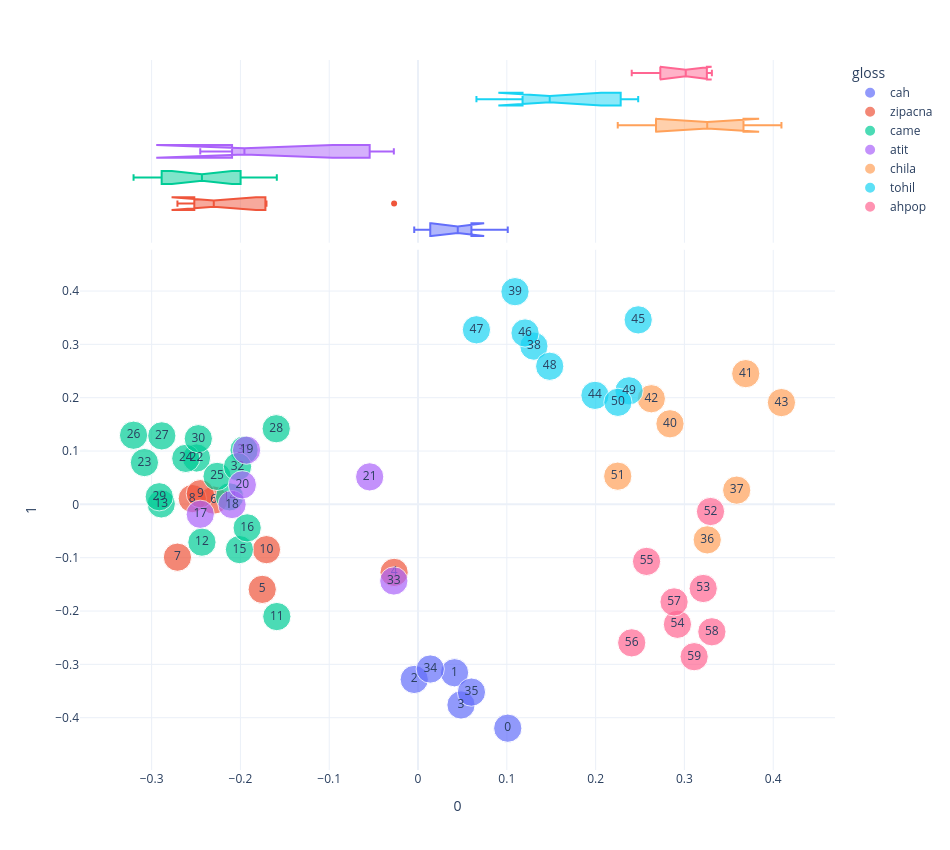

Here is the notebook cell this chart was saved with:
### Code cell
plot_pca(0, 1)

### Figure 1 — Plotly figure (JSON) as saved in the notebook; plotly's stock layout.template omitted (floating-point values rounded to 4 significant figures)
{"data": [{"hovertemplate": "gloss=cah<br>0=%{x}<br>1=%{y}<br>size=%{marker.size}<br>chunk_num=%{text}<extra></extra>", "legendgroup": "cah", "marker": {"color": "#636efa", "size": [1, 1, 1, 1, 1, 1], "sizemode": "area", "sizeref": 0.0025, "symbol": "circle"}, "mode": "markers+text", "name": "cah", "orientation": "v", "showlegend": true, "text": [0.0, 1.0, 2.0, 3.0, 34.0, 35.0], "type": "scatter", "x": [0.1011, 0.04112, -0.004271, 0.0484, 0.01378, 0.06015], "xaxis": "x", "y": [-0.4196, -0.3157, -0.3283, -0.3761, -0.3087, -0.352], "yaxis": "y"}, {"alignmentgroup": "True", "hovertemplate": "gloss=cah<br>0=%{x}<extra></extra>", "legendgroup": "cah", "marker": {"color": "#636efa", "symbol": "circle"}, "name": "cah", "notched": true, "offsetgroup": "cah", "showlegend": false, "type": "box", "x": [0.1011, 0.04112, -0.004271, 0.0484, 0.01378, 0.06015], "xaxis": "x2", "yaxis": "y2"}, {"hovertemplate": "gloss=zipacna<br>0=%{x}<br>1=%{y}<br>size=%{marker.size}<br>chunk_num=%{text}<extra></extra>", "legendgroup": "zipacna", "marker": {"color": "#EF553B", "size": [1, 1, 1, 1, 1, 1, 1], "sizemode": "area", "sizeref": 0.0025, "symbol": "circle"}, "mode": "markers+text", "name": "zipacna", "orientation": "v", "showlegend": true, "text": [4.0, 5.0, 6.0, 7.0, 8.0, 9.0, 10.0], "type": "scatter", "x": [-0.02693, -0.1754, -0.23, -0.2709, -0.2542, -0.2451, -0.1707], "xaxis": "x", "y": [-0.1275, -0.1594, 0.00801, -0.099, 0.01083, 0.02003, -0.0849], "yaxis": "y"}, {"alignmentgroup": "True", "hovertemplate": "gloss=zipacna<br>0=%{x}<extra></extra>", "legendgroup": "zipacna", "marker": {"color": "#EF553B", "symbol": "circle"}, "name": "zipacna", "notched": true, "offsetgroup": "zipacna", "showlegend": false, "type": "box", "x": [-0.02693, -0.1754, -0.23, -0.2709, -0.2542, -0.2451, -0.1707], "xaxis": "x2", "yaxis": "y2"}, {"hovertemplate": "gloss=came<br>0=%{x}<br>1=%{y}<br>size=%{marker.size}<br>chunk_num=%{text}<extra></extra>", "legendgroup": "came", "marker": {"color": "#00cc96", "size": [1, 1, 1, 1, 1, 1, 1, 1, 1, 1, 1, 1, 1, 1, 1, 1, 1], "sizemode": "area", "sizeref": 0.0025, "symbol": "circle"}, "mode": "markers+text", "name": "came", "orientation": "v", "showlegend": true, "text": [11.0, 12.0, 13.0, 14.0, 15.0, 16.0, 22.0, 23.0, 24.0, 25.0, 26.0, 27.0, 28.0, 29.0, 30.0, 31.0, 32.0], "type": "scatter", "x": [-0.159, -0.2433, -0.2891, -0.2122, -0.2011, -0.1924, -0.2495, -0.3081, -0.2615, -0.2263, -0.3203, -0.2885, -0.1597, -0.2914, -0.2474, -0.1959, -0.2033], "xaxis": "x", "y": [-0.2104, -0.07083, 0.0008944, 0.01407, -0.0848, -0.0441, 0.08699, 0.07846, 0.08624, 0.05244, 0.1296, 0.1284, 0.1418, 0.01426, 0.1231, 0.1019, 0.07075], "yaxis": "y"}, {"alignmentgroup": "True", "hovertemplate": "gloss=came<br>0=%{x}<extra></extra>", "legendgroup": "came", "marker": {"color": "#00cc96", "symbol": "circle"}, "name": "came", "notched": true, "offsetgroup": "came", "showlegend": false, "type": "box", "x": [-0.159, -0.2433, -0.2891, -0.2122, -0.2011, -0.1924, -0.2495, -0.3081, -0.2615, -0.2263, -0.3203, -0.2885, -0.1597, -0.2914, -0.2474, -0.1959, -0.2033], "xaxis": "x2", "yaxis": "y2"}, {"hovertemplate": "gloss=atit<br>0=%{x}<br>1=%{y}<br>size=%{marker.size}<br>chunk_num=%{text}<extra></extra>", "legendgroup": "atit", "marker": {"color": "#ab63fa", "size": [1, 1, 1, 1, 1, 1], "sizemode": "area", "sizeref": 0.0025, "symbol": "circle"}, "mode": "markers+text", "name": "atit", "orientation": "v", "showlegend": true, "text": [17.0, 18.0, 19.0, 20.0, 21.0, 33.0], "type": "scatter", "x": [-0.2452, -0.2094, -0.1931, -0.1978, -0.05444, -0.02722], "xaxis": "x", "y": [-0.01855, -0.0002914, 0.1017, 0.03658, 0.05157, -0.1436], "yaxis": "y"}, {"alignmentgroup": "True", "hovertemplate": "gloss=atit<br>0=%{x}<extra></extra>", "legendgroup": "atit", "marker": {"color": "#ab63fa", "symbol": "circle"}, "name": "atit", "notched": true, "offsetgroup": "atit", "showlegend": false, "type": "box", "x": [-0.2452, -0.2094, -0.1931, -0.1978, -0.05444, -0.02722], "xaxis": "x2", "yaxis": "y2"}, {"hovertemplate": "gloss=chila<br>0=%{x}<br>1=%{y}<br>size=%{marker.size}<br>chunk_num=%{text}<extra></extra>", "legendgroup": "chila", "marker": {"color": "#FFA15A", "size": [1, 1, 1, 1, 1, 1, 1], "sizemode": "area", "sizeref": 0.0025, "symbol": "circle"}, "mode": "markers+text", "name": "chila", "orientation": "v", "showlegend": true, "text": [36.0, 37.0, 40.0, 41.0, 42.0, 43.0, 51.0], "type": "scatter", "x": [0.3257, 0.3589, 0.2837, 0.3691, 0.2627, 0.4092, 0.2249], "xaxis": "x", "y": [-0.06657, 0.02668, 0.1511, 0.2451, 0.1981, 0.1909, 0.05285], "yaxis": "y"}, {"alignmentgroup": "True", "hovertemplate": "gloss=chila<br>0=%{x}<extra></extra>", "legendgroup": "chila", "marker": {"color": "#FFA15A", "symbol": "circle"}, "name": "chila", "notched": true, "offsetgroup": "chila", "showlegend": false, "type": "box", "x": [0.3257, 0.3589, 0.2837, 0.3691, 0.2627, 0.4092, 0.2249], "xaxis": "x2", "yaxis": "y2"}, {"hovertemplate": "gloss=tohil<br>0=%{x}<br>1=%{y}<br>size=%{marker.size}<br>chunk_num=%{text}<extra></extra>", "legendgroup": "tohil", "marker": {"color": "#19d3f3", "size": [1, 1, 1, 1, 1, 1, 1, 1, 1], "sizemode": "area", "sizeref": 0.0025, "symbol": "circle"}, "mode": "markers+text", "name": "tohil", "orientation": "v", "showlegend": true, "text": [38.0, 39.0, 44.0, 45.0, 46.0, 47.0, 48.0, 49.0, 50.0], "type": "scatter", "x": [0.1305, 0.1092, 0.1993, 0.2479, 0.1205, 0.06578, 0.1483, 0.2376, 0.2251], "xaxis": "x", "y": [0.2967, 0.3988, 0.2044, 0.3459, 0.3213, 0.3273, 0.259, 0.2129, 0.1913], "yaxis": "y"}, {"alignmentgroup": "True", "hovertemplate": "gloss=tohil<br>0=%{x}<extra></extra>", "legendgroup": "tohil", "marker": {"color": "#19d3f3", "symbol": "circle"}, "name": "tohil", "notched": true, "offsetgroup": "tohil", "showlegend": false, "type": "box", "x": [0.1305, 0.1092, 0.1993, 0.2479, 0.1205, 0.06578, 0.1483, 0.2376, 0.2251], "xaxis": "x2", "yaxis": "y2"}, {"hovertemplate": "gloss=ahpop<br>0=%{x}<br>1=%{y}<br>size=%{marker.size}<br>chunk_num=%{text}<extra></extra>", "legendgroup": "ahpop", "marker": {"color": "#FF6692", "size": [1, 1, 1, 1, 1, 1, 1, 1], "sizemode": "area", "sizeref": 0.0025, "symbol": "circle"}, "mode": "markers+text", "name": "ahpop", "orientation": "v", "showlegend": true, "text": [52.0, 53.0, 54.0, 55.0, 56.0, 57.0, 58.0, 59.0], "type": "scatter", "x": [0.3294, 0.3211, 0.2921, 0.2573, 0.2407, 0.2883, 0.3309, 0.3109], "xaxis": "x", "y": [-0.01338, -0.1577, -0.2249, -0.1069, -0.2596, -0.1829, -0.2389, -0.2856], "yaxis": "y"}, {"alignmentgroup": "True", "hovertemplate": "gloss=ahpop<br>0=%{x}<extra></extra>", "legendgroup": "ahpop", "marker": {"color": "#FF6692", "symbol": "circle"}, "name": "ahpop", "notched": true, "offsetgroup": "ahpop", "showlegend": false, "type": "box", "x": [0.3294, 0.3211, 0.2921, 0.2573, 0.2407, 0.2883, 0.3309, 0.3109], "xaxis": "x2", "yaxis": "y2"}], "layout": {"height": 850, "legend": {"itemsizing": "constant", "title": {"text": "gloss"}, "tracegroupgap": 0}, "margin": {"t": 60}, "width": 950, "xaxis": {"anchor": "y", "domain": [0, 1], "title": {"text": "0"}}, "xaxis2": {"anchor": "y2", "domain": [0, 1], "matches": "x", "showgrid": true, "showticklabels": false}, "yaxis": {"anchor": "x", "domain": [0, 0.7326], "title": {"text": "1"}}, "yaxis2": {"anchor": "x2", "domain": [0.7426, 1], "matches": "y2", "showgrid": false, "showline": false, "showticklabels": false, "ticks": ""}}}
